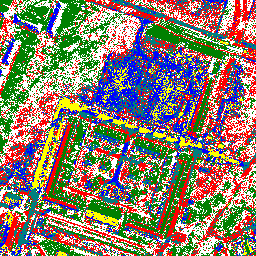
#> input picture k_means_clustered_0.png, 256 x 256 px, given as the content of the folder C:/Users/kyles/Desktop/DS 5230/ProjectSup/DecodedPics, which was not available
$ python Clustering.py
#> lines starting #> are read from the running program, lines starting #| are printed output that depends on the picture
import cv2
import glob
import numpy as np
import os
import matplotlib.pyplot as plt
from matplotlib.colors import LinearSegmentedColormap
from sklearn.cluster import KMeans
from sklearn.mixture import GaussianMixture
from PIL import Image


def create_cmap():
    colors = ['red', 'blue', 'green', 'teal', 'yellow', 'white']
    return LinearSegmentedColormap.from_list('color_map', colors)


def gmm_cluster(image, n_clusters, c_map):
    directory = 'C:\\Users\\kyles\\Desktop\\DS 5230\\GMMClusters'

    for i in range(len(image)):
        img = image[i].reshape(-1, 3)
        gmm = GaussianMixture(n_components=n_clusters, covariance_type='full',
                              tol=0.0001, init_params='random_from_data').fit(img)
        labels = gmm.predict(img)
        colors = c_map(labels / np.max(labels))
        clustered_image = colors[:, :3]
        clustered_image = (clustered_image.reshape(image[i].shape) * 255).astype(np.uint8)

        clustered_image = Image.fromarray(clustered_image)
        clustered_image.save(os.path.join(directory, f'gmm_ clustered_{i}.png'))


def k_cluster(image, n_clusters, c_map):
    directory = 'C:\\Users\\kyles\\Desktop\\DS 5230\\KMeansClusters'

    for i in range(len(image)):
        img = image[i].reshape(-1, 3)
        kmeans = KMeans(n_clusters=n_clusters, init='k-means++', tol=0.00001).fit(img)
        labels = kmeans.labels_
        colors = c_map(labels / np.max(labels))
        clustered_image = colors[:, :3]
        clustered_image = (clustered_image.reshape(image[i].shape) * 255).astype(np.uint8)

        clustered_image = Image.fromarray(clustered_image)
        clustered_image.save(os.path.join(directory, f'k_means_clustered_{i}.png'))


def get_decoded_images(root_dir):
    return [cv2.imread(file) for file in glob.glob(root_dir)]


if __name__ == '__main__':
    root = 'C:\\Users\\kyles\\Desktop\\DS 5230\\ProjectSup\\DecodedPics\\*.png'
    decoded_images = get_decoded_images(root)
#> decoded_images = 1 item
    decoded_images_np = np.array(decoded_images, order='K')
    color_map = create_cmap()
    image1 = decoded_images_np[0]
#> image1 is the input picture: shape (256, 256, 3); mean B, G, R 109.2, 125.7, 137.1
    k_cluster(decoded_images_np, 6, color_map)
#> the loop in k_cluster, `for i in range(len(image)):` made 1 pass
#> pass 1, in k_cluster, `clustered_image = (clustered_image.reshape(image[i].shape) * 255).asty..`:
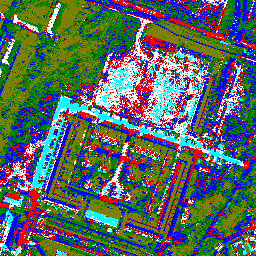
#> clustered_image: shape (256, 256, 3); mean of channels 0, 1, 2 98.7, 103.9, 88.9; drawn as B, G, R
    #gmm_cluster(decoded_images_np, 6, color_map)
    # image1 = image1.reshape(-1, 3)
    # cluster(image1, 7)

$ run again, on k_means_clustered_12.png
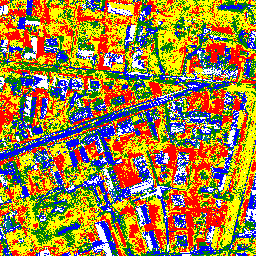
#> input picture k_means_clustered_12.png, 256 x 256 px, given as the content of the folder C:/Users/kyles/Desktop/DS 5230/ProjectSup/DecodedPics, which was not available
#> decoded_images = 1 item
#> image1 is the input picture: shape (256, 256, 3); mean B, G, R 63.4, 128, 156.6
#> the loop in k_cluster, `for i in range(len(image)):` made 1 pass
#> pass 1, in k_cluster, `clustered_image = (clustered_image.reshape(image[i].shape) * 255).asty..`:
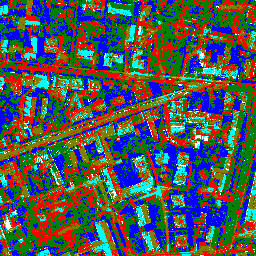
#> clustered_image: shape (256, 256, 3); mean of channels 0, 1, 2 82.1, 84.5, 77.9; drawn as B, G, R

$ run again, on k_means_clustered_13.png
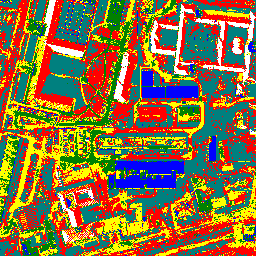
#> input picture k_means_clustered_13.png, 256 x 256 px, given as the content of the folder C:/Users/kyles/Desktop/DS 5230/ProjectSup/DecodedPics, which was not available
#> decoded_images = 1 item
#> image1 is the input picture: shape (256, 256, 3); mean B, G, R 64, 112.4, 135.8
#> the loop in k_cluster, `for i in range(len(image)):` made 1 pass
#> pass 1, in k_cluster, `clustered_image = (clustered_image.reshape(image[i].shape) * 255).asty..`:
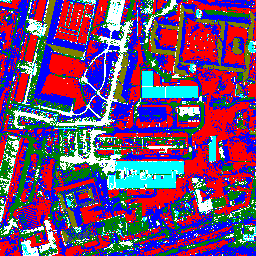
#> clustered_image: shape (256, 256, 3); mean of channels 0, 1, 2 116.7, 70.5, 110.3; drawn as B, G, R

$ run again, on k_means_clustered_14.png
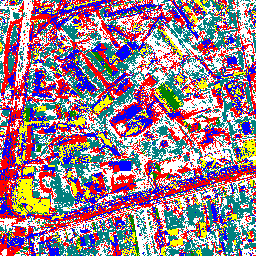
#> input picture k_means_clustered_14.png, 256 x 256 px, given as the content of the folder C:/Users/kyles/Desktop/DS 5230/ProjectSup/DecodedPics, which was not available
#> decoded_images = 1 item
#> image1 is the input picture: shape (256, 256, 3); mean B, G, R 140.3, 124.9, 153.8
#> the loop in k_cluster, `for i in range(len(image)):` made 1 pass
#> pass 1, in k_cluster, `clustered_image = (clustered_image.reshape(image[i].shape) * 255).asty..`:
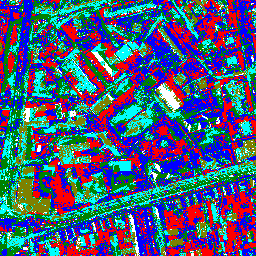
#> clustered_image: shape (256, 256, 3); mean of channels 0, 1, 2 121.2, 89.1, 70.9; drawn as B, G, R
